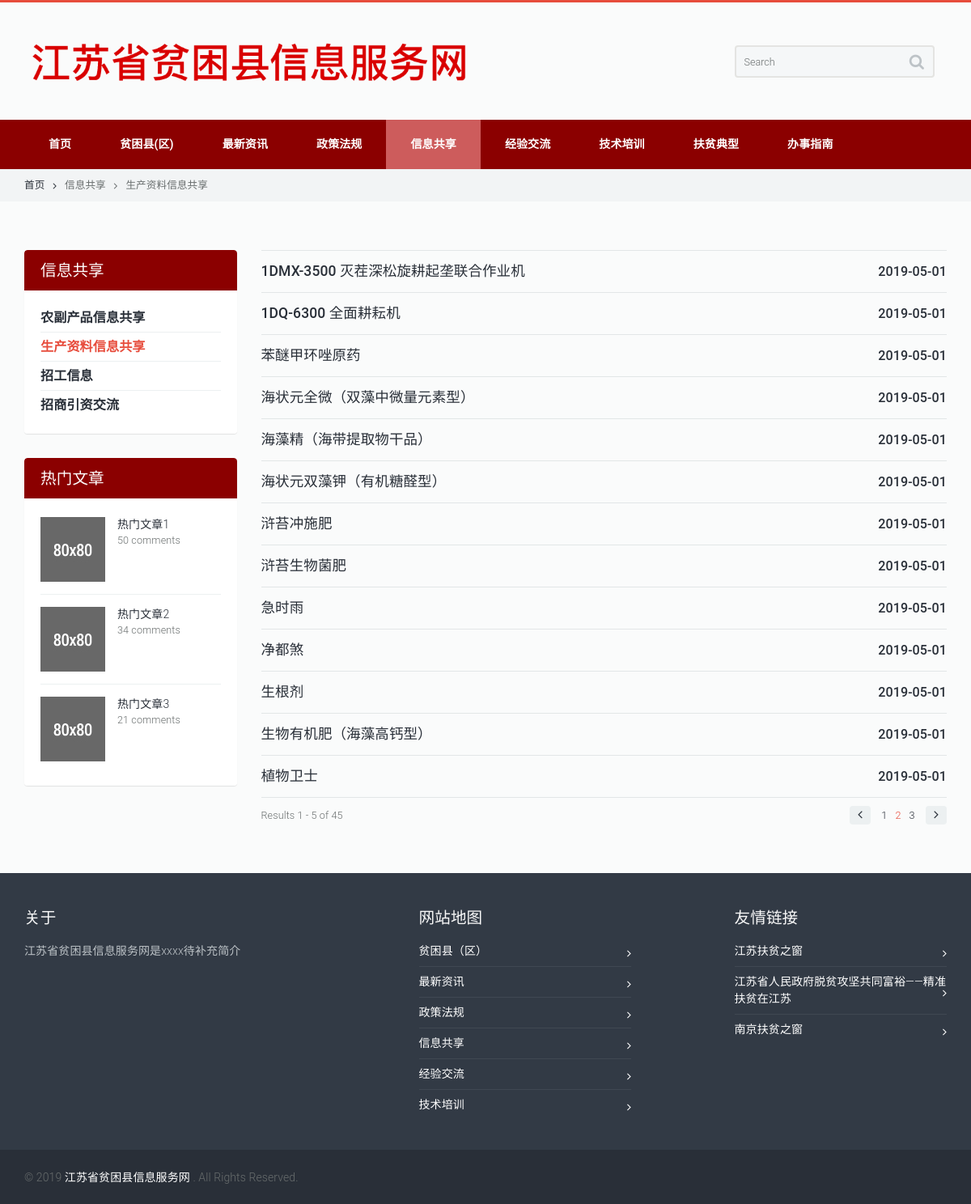
The app's page /list.php?menu_id=3&list_id=2 with its own data.
### tables this page shows
CREATE TABLE "menu" (
	 "id" integer NOT NULL PRIMARY KEY AUTOINCREMENT,
	 "father" integer,
	 "name" TEXT,
	 "fathername" TEXT,
	 "son" integer
);

CREATE TABLE "menu_article" (
	 "menu_id" INTEGER,
	 "list_id" INTEGER,
	 "title" TEXT,
	 "sub_title" TEXT,
	 "date" TEXT DEFAULT "2019-05-01",
	 "html1" TEXT,
	 "html2" TEXT,
	 "html3" TEXT,
	 "html4" TEXT,
	 "html5" TEXT,
	 "html6" TEXT,
	 "html7" TEXT,
	 "html8" TEXT,
	 "html9" TEXT,
	 "html10" TEXT,
	 "html11" TEXT,
	 "html12" TEXT,
	 "html13" TEXT,
	 "html14" TEXT,
	 "html15" TEXT,
	 "html16" TEXT,
	 "html17" TEXT,
	 "html18" TEXT,
	 "html19" TEXT,
	 "html20" TEXT,
	 "article_id" INTEGER NOT NULL PRIMARY KEY AUTOINCREMENT
);

### list.php (the view, shortened to what this page needs)
<!doctype html>
<html lang="en">
	<head>
		<link rel="stylesheet" type="text/css" media="all" href="css/bootstrap.min.css">
		<link rel="stylesheet" type="text/css" media="all" href="css/owl.carousel.css">
		<link rel="stylesheet" type="text/css" media="all" href="css/owl.transitions.css">
		<link rel="stylesheet" type="text/css" media="all" href="css/style.css">
		<link rel="stylesheet" type="text/css" media="all" href="css/camera.css">
		<link rel="stylesheet" type="text/css" media="all" href="css/jquery.custom-scrollbar.css">
		<link href="css/font-awesome.min.css" rel="stylesheet">
	</head>
	<?php
            $db = new SQLite3('data/data.db');
            $menu_id = $_GET['menu_id'];
            $list_id = $_GET['list_id'];
            $results = $db->query("select * from menu where father='$menu_id' and son='$list_id'");
            $v = $results->fetchArray();
            $menu_name = $v['fathername'];
            $list_name = $v['name'];
    ?>
	<body>
		<div class="wide_layout relative">
			<div id="head">
			</div>
			<section class="breadcrumbs">
				<div class="container">
					<ul class="horizontal_list clearfix bc_list f_size_medium">
						<li class="m_right_10 current"><a href="index.php" class="default_t_color">首页<i class="fa fa-angle-right d_inline_middle m_left_10"></i></a></li>
						<li><a href="list.php?menu_id=<?=$menu_id?>&list_id=1" class="default_t_color"><?=$menu_name?><i class="fa fa-angle-right d_inline_middle m_left_10 m_right_10"></i></a></li>
                        <li><a href="list.php?menu_id=<?=$menu_id?>&list_id=<?=$list_id?>" class="default_t_color"><?=$list_name?></a></li>
					</ul>
				</div>
			</section>
			<div class="page_content_offset">
				<div class="container">
					<div class="row clearfix">
						<aside class="col-lg-3 col-md-3 col-sm-3">
							<figure class="widget shadow r_corners wrapper m_bottom_30">
								<figcaption>
									<h3 class="color_light"><?=$menu_name?></h3>
								</figcaption>
								<ul class="widget_content">
									<ul class="categories_list">
										<?php
											$results = $db->query("select * from menu where father='$menu_id'");
											while ($v = $results->fetchArray()) {
												$current_list_name = $v['name'];
												$current_list_id = $v['son'];
												if ($current_list_id == $list_id) {
										?>
                                                    <li class="active">
                                                        <a href="list.php?menu_id=<?=$menu_id?>&list_id=<?=$current_list_id?>" class="f_size_large color_dark d_block">
                                                            <b><?=$current_list_name?></b>
                                                        </a>
                                                    </li>
										<?php   } else { ?>
                                                    <li>
                                                        <a href="list.php?menu_id=<?=$menu_id?>&list_id=<?=$current_list_id?>" class="f_size_large color_dark d_block">
                                                            <b><?=$current_list_name?></b>
                                                        </a>
                                                    </li>
                                        <?php
												}
                                            } ?>
									</ul>
								</ul>
							</figure>
							<figure class="widget shadow r_corners wrapper m_bottom_30">
								<figcaption>
									<h3 class="color_light">热门文章</h3>
								</figcaption>
								<div class="widget_content">
									<article class="clearfix m_bottom_15">
										<img src="images/article_img_1.jpg" alt="" class="f_left m_right_15 m_sm_bottom_10 f_sm_none f_xs_left m_xs_bottom_0">
										<a href="#" class="color_dark d_block bt_link p_vr_0">热门文章1</a>
										<p class="f_size_medium">50 comments</p>
									</article>
									<hr class="m_bottom_15">
									<article class="clearfix m_bottom_15">
										<img src="images/article_img_2.jpg" alt="" class="f_left m_right_15 m_sm_bottom_10 f_sm_none f_xs_left m_xs_bottom_0">
										<a href="#" class="color_dark d_block p_vr_0 bt_link">热门文章2</a>
										<p class="f_size_medium">34 comments</p>
									</article>
									<hr class="m_bottom_15">
									<article class="clearfix m_bottom_5">
										<img src="images/article_img_3.jpg" alt="" class="f_left m_right_15 m_sm_bottom_10 f_sm_none f_xs_left m_xs_bottom_0">
										<a href="#" class="color_dark d_block p_vr_0 bt_link">热门文章3</a>
										<p class="f_size_medium">21 comments</p>
									</article>
								</div>
							</figure>
						</aside>
						<section class="col-lg-9 col-md-9 col-sm-9">
                            <?php
                                $results = $db->query("select * from menu_article where menu_id='$menu_id' and list_id='$list_id'");
                                while ($v = $results->fetchArray()) {
                                    $title = $v['title'];
                                    $date = $v['date'];
                                    $article_id = $v['article_id'];
                                    ?>
                                    <hr class="divider_type_3 m_bottom_10">
                                    <article class="m_bottom_10 clearfix">
                                        <div class="mini_post_content">
                                            <h4 class="m_bottom_5" style="float:left; text-align:left"><a href="article.php?menu_id=<?=$menu_id?>&list_id=<?=$list_id?>&article_id=<?=$article_id?>"  class="color_dark fw_medium"><?= $title ?></a>
                                            </h4>
                                            <h5 class="m_bottom_5" style="float:right; text-align:right"><a href="#"  class="color_dark fw_medium"><?= $date ?></a>
                                            </h5>
                                        </div>
                                    </article>
                                    <?php
                                }
                            ?>
                            <hr class="divider_type_3 m_bottom_10">
							<div class="row clearfix m_xs_bottom_30">
								<div class="col-lg-7 col-md-7 col-sm-7 col-xs-5">
									<p class="d_inline_middle f_size_medium">Results 1 - 5 of 45</p>
								</div>
								<div class="col-lg-5 col-md-5 col-sm-5 col-xs-7 t_align_r">
									<a role="button" href="#" class="f_size_large button_type_10 color_dark d_inline_middle bg_cs_hover bg_light_color_1 t_align_c tr_delay_hover r_corners box_s_none"><i class="fa fa-angle-left"></i></a>
									<ul class="horizontal_list clearfix d_inline_middle f_size_medium m_left_10">
										<li class="m_right_10"><a class="color_dark" href="#">1</a></li>
										<li class="m_right_10"><a class="scheme_color" href="#">2</a></li>
										<li class="m_right_10"><a class="color_dark" href="#">3</a></li>
									</ul>
									<a role="button" href="#" class="f_size_large button_type_10 color_dark d_inline_middle bg_cs_hover bg_light_color_1 t_align_c tr_delay_hover r_corners box_s_none"><i class="fa fa-angle-right"></i></a>
								</div>
							</div>
						</section>
					</div>
				</div>
			</div>
			<div id="myfoot">
			</div>
		</div>
	</body>
</html>

### records on screen
menu: fathername "信息共享", name "生产资料信息共享"
menu: name "农副产品信息共享"
menu: name "招工信息"
menu: name "招商引资交流"
menu_article: title "1DMX-3500 灭茬深松旋耕起垄联合作业机", date "2019-05-01"
menu_article: title "1DQ-6300 全面耕耘机", date "2019-05-01"
menu_article: title "苯醚甲环唑原药", date "2019-05-01"
menu_article: title "海状元全微（双藻中微量元素型）", date "2019-05-01"
menu_article: title "海藻精（海带提取物干品）", date "2019-05-01"
menu_article: title "海状元双藻钾（有机糖醛型）", date "2019-05-01"
menu_article: title "浒苔冲施肥", date "2019-05-01"
menu_article: title "浒苔生物菌肥", date "2019-05-01"
menu_article: title "急时雨", date "2019-05-01"
menu_article: title "净都煞", date "2019-05-01"
menu_article: title "生根剂", date "2019-05-01"
menu_article: title "生物有机肥（海藻高钙型）", date "2019-05-01"
menu_article: title "植物卫士", date "2019-05-01"
